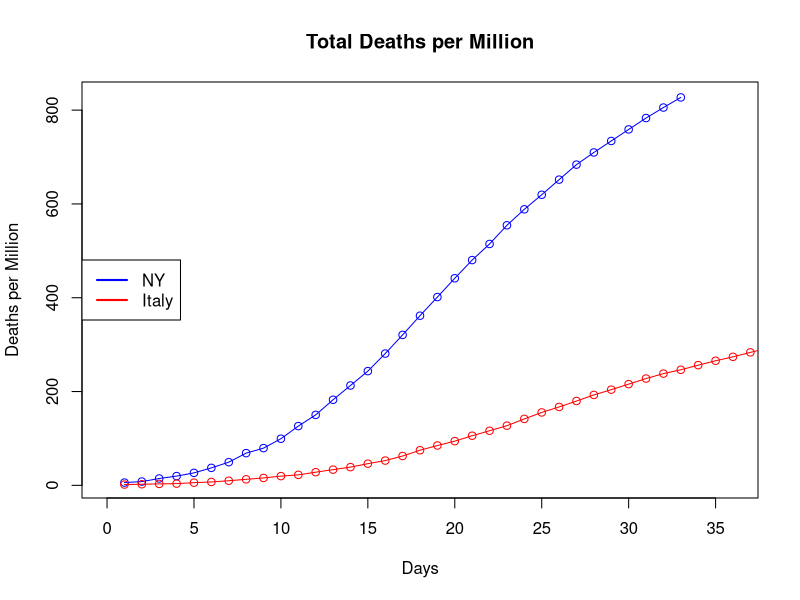
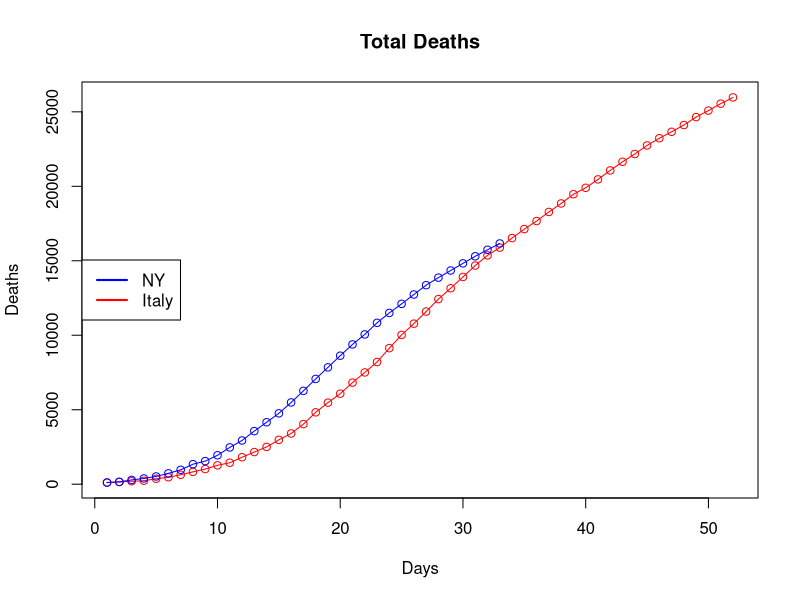
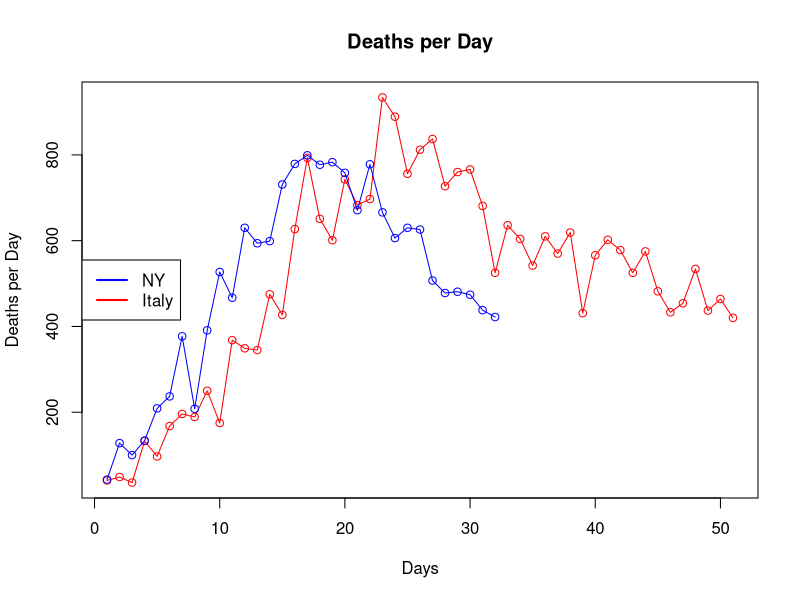

Generate these figures, in order, with R:
# Italy deaths
deaths <- read.csv("IT_deaths.CSV", stringsAsFactors = FALSE)
deaths$date <- lubridate::as_date(deaths$date)
deaths$days <- seq(1,length(deaths$deaths))

# Population of Italy is 60.48 million
deaths$pop_adjust <- (deaths$deaths/64480000) * 1000000

#---- NY deaths ----------------------------------------------------------------
ny_deaths <- read.csv("NY_deaths.CSV", stringsAsFactors = FALSE)

ny_deaths$date <- lubridate::as_date(ny_deaths$date)
ny_deaths$days <- seq(1,length(ny_deaths$deaths))

# Population of NY State, 19.54 million
ny_deaths$pop_adjust <- (ny_deaths$deaths/19540000) * 1000000

# Plot deaths per million
#par(mfrow=c(2,2))
plot(ny_deaths$pop_adjust, 
     type = "o", 
     col = "blue", 
     xlab = "Days", 
     ylab = "Deaths per Million",
     xlim = c(0,36))

lines(deaths$pop_adjust, type = "o", col = "red")
title("Total Deaths per Million")
legend("left", c("NY", "Italy"), lty = c(1,1), lwd = c(2,2), col = c("blue", "red"))
dev.off()

#---- Total deaths -----------------------------------------------------------
plot(deaths$deaths, type = "o", col = "red", xlab = "Days", ylab = "Deaths")
lines(ny_deaths$deaths, type = "o", col = "blue")

title("Total Deaths")
legend("left", c("NY", "Italy"), lty = c(1,1), lwd = c(2,2), col = c("blue", "red"))
dev.off()
#---- Deaths per Day ------------------------------
plot(diff(deaths$deaths),
     type = "o",
     col = "red",
     xlab = "Days",
     ylab = "Deaths per Day")

lines(diff(ny_deaths$deaths),
      type = "o",
      col = "blue")

title("Deaths per Day")
legend("left", c("NY", "Italy"), lty = c(1,1), lwd = c(2,2), col = c("blue", "red"))
dev.off()
